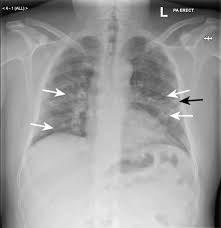
#> input picture dataset/COVID19/image10.jpeg, 221 x 228 px
$ python -i global_variables.py   (imports and definitions only)
#> lines starting #> are read from the running program, lines starting #| are printed output that depends on the picture
#> further down, picture is the input picture: shape (228, 221, 3); min 0, max 255, mean 158
# ******************************************************
# ===== 1. IMPORT LIBRARIES =====
# ******************************************************
import os
import cv2
import numpy as np
import requests


# ******************************************************
# ===== 2. LOG PARTITION HELPERS =====
# ******************************************************
def start_partition(title: str):
    print("\n" + "=" * 80)
    print("-"*20 + title.upper() + "-"*20)
    print("=" * 80)

def end_partition():
    print("*" * 80 + "\n")


# ******************************************************
# ===== 3. PATH CONFIGURATIONS =====
# ******************************************************
CURRENT_FILE = os.path.abspath(__file__)
SRC_DIR = os.path.dirname(CURRENT_FILE)
BASE_DIR = os.path.dirname(SRC_DIR)
# BASE_DIR = r"C:\Users\Krishnam Mavani\Documents\Projects\Medical_AI_Assistant"

DATASET_DIR = os.path.join(BASE_DIR, "dataset")
MODEL_DIR = os.path.join(BASE_DIR, "models")
GRAPH_DIR = os.path.join(BASE_DIR, "graphs")
LOG_DIR = os.path.join(BASE_DIR, "logs")
SPLITED_SAVED_PATH = os.path.join(BASE_DIR, "splited_saved_data")

# [4 lines not run here, left out]


# ******************************************************
# ===== 4. CATEGORIES & HYPERPARAMETERS =====
# ******************************************************
CARDIOMEGALY = "CARDIOMEGALY"
COVID19 = "COVID19"
NORMAL = "NORMAL"
PNEUMONIA = "PNEUMONIA"
TUBERCULOSIS = "TUBERCULOSIS"

CATEGORIES = [CARDIOMEGALY, COVID19, NORMAL, PNEUMONIA, TUBERCULOSIS]
NUM_CLASSES = len(CATEGORIES)
CLASS_INDEX_FILE = "class_indices.json"

IMAGE_SIZE = 224
BATCH_SIZE = 32
EPOCHS = 30
LEARNING_RATE = 1e-4
L2_REG = 1e-4

TEST_SPLIT = 0.15
VAL_SPLIT = 0.15

EARLY_STOPPING_PATIENCE = 8
REDUCE_LR_PATIENCE = 3
REDUCE_LR_FACTOR = 0.5
MIN_LR = 1e-6

BEST_MODEL_PATH = os.path.join(MODEL_DIR, "best_model.keras")
TRAINED_MODEL_PATH = os.path.join(MODEL_DIR, "medical_ai_cnn.keras")


# ******************************************************
# ===== 5. TRAINNING PARAMETERS =====
# ******************************************************
ROTATION_RANGE = 12
WIDTH_SHIFT_RANGE = 0.1
HEIGHT_SHIFT_RANGE = 0.1
ZOOM_RANGE = 0.1
HORIZONTAL_FLIP = True
FILL_MODE = "nearest"

LOSS_FUNCTION = "categorical_crossentropy"


# ******************************************************
# ===== 6. REUSABLE PREPROCESSING FUNCTIONS =====
# ******************************************************
def download_or_read_image(path_or_url: str) -> np.ndarray:
    """Handles reading local files or fetching images securely from web URLs."""
    if path_or_url.startswith("http://") or path_or_url.startswith("https://"):
        headers = {'User-Agent': 'Mozilla/5.0'}
        response = requests.get(path_or_url, timeout=15, headers=headers)
        if response.status_code != 200:
            raise Exception(f"HTTP Error {response.status_code}: Could not fetch image URL.")
        img_array = np.frombuffer(response.content, np.uint8)
        img_bgr = cv2.imdecode(img_array, cv2.IMREAD_COLOR)
        if img_bgr is None:
            raise Exception("OpenCV failed to decode image from URL stream.")
    else:
        img_bgr = cv2.imread(path_or_url)
        if img_bgr is None:
            raise Exception(f"Failed to read local image at path: {path_or_url}")
    return img_bgr

def process_single_image(img_bgr: np.ndarray):
    """
    Applies resizing, CLAHE contrast enhancement on the L-channel of LAB space,
    and normalization. Returns displayable RGB and model input array.
    """
    resized = cv2.resize(img_bgr, (IMAGE_SIZE, IMAGE_SIZE))
    rgb_img = cv2.cvtColor(resized, cv2.COLOR_BGR2RGB)

    lab = cv2.cvtColor(rgb_img, cv2.COLOR_RGB2LAB)
#> lab: shape (224, 224, 3); mean of channels 0, 1, 2 164.9, 128, 128
    l_chan, a_chan, b_chan = cv2.split(lab)
#> a_chan: shape (224, 224); every value is 128
    clahe = cv2.createCLAHE(clipLimit=2.0, tileGridSize=(8, 8))
    l_enhanced = clahe.apply(l_chan)
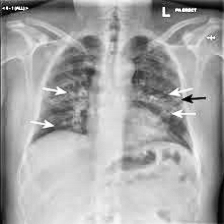
#> l_enhanced: shape (224, 224); min 1, max 255, mean 166.8

    lab_merged = cv2.merge((l_enhanced, a_chan, b_chan))
#> lab_merged: shape (224, 224, 3); mean of channels 0, 1, 2 166.8, 128, 128
    preprocessed_rgb = cv2.cvtColor(lab_merged, cv2.COLOR_LAB2RGB)

    model_input = preprocessed_rgb.astype("float32") / 255.0
    return preprocessed_rgb, model_input

>>> import cv2
>>> picture = cv2.imread('../dataset/COVID19/image10.jpeg')
>>> result = process_single_image(picture)

$ run again, on dataset/COVID19/image12.jpeg
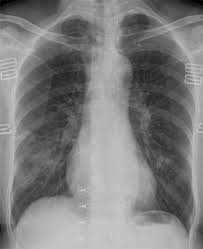
#> input picture dataset/COVID19/image12.jpeg, 203 x 249 px
#> picture is the input picture: shape (249, 203, 3); min 0, max 208, mean 126.3
#> in process_single_image, `resized = cv2.resize(img_bgr, (IMAGE_SIZE, IMAGE_SIZE))`:
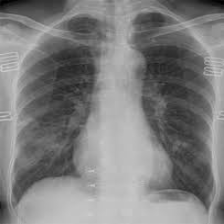
#> resized: shape (224, 224, 3); min 0, max 205, mean 126.2
#> lab: shape (224, 224, 3); mean of channels 0, 1, 2 133.4, 128, 128
#> a_chan: shape (224, 224); every value is 128
#> in process_single_image, `l_enhanced = clahe.apply(l_chan)`:
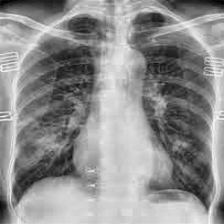
#> l_enhanced: shape (224, 224); min 2, max 246, mean 142.7
#> lab_merged: shape (224, 224, 3); mean of channels 0, 1, 2 142.7, 128, 128
